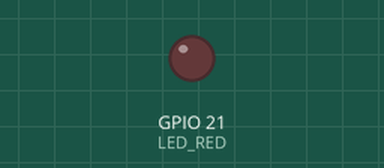
Recording of a program running on a simulated Raspberry Pi (BCM pin numbers). Parts: output pins drawn as LEDs (lit = HIGH).

Above: at 0.05 s.
At 1.9 s:
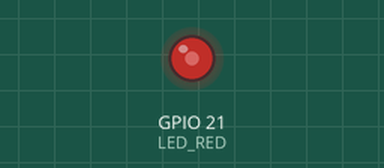
At 3.8 s:
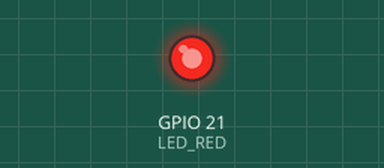
At 7.6 s:
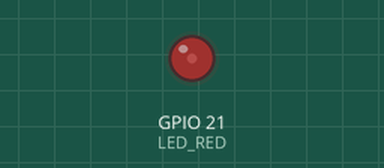
Timing chart, 0 to 10.9 s (numbered marks = the images above):
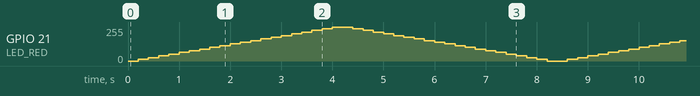

The program:

005_PWM_LED.py
```python
import RPi.GPIO as GPIO
import time

GPIO.setmode(GPIO.BCM)

LED_RED = 21

GPIO.setup(LED_RED, GPIO.OUT, initial=GPIO.LOW)

pwm = GPIO.PWM(LED_RED, 50)
pwm.start(0)

for i in range(30):
    for dc in range(0, 101, 5):
        pwm.ChangeDutyCycle(dc)
        time.sleep(0.2)
    for dc in range(100, -1, -5):
        pwm.ChangeDutyCycle(dc)
        time.sleep(0.2)

pwm.stop()
GPIO.cleanup()
```
